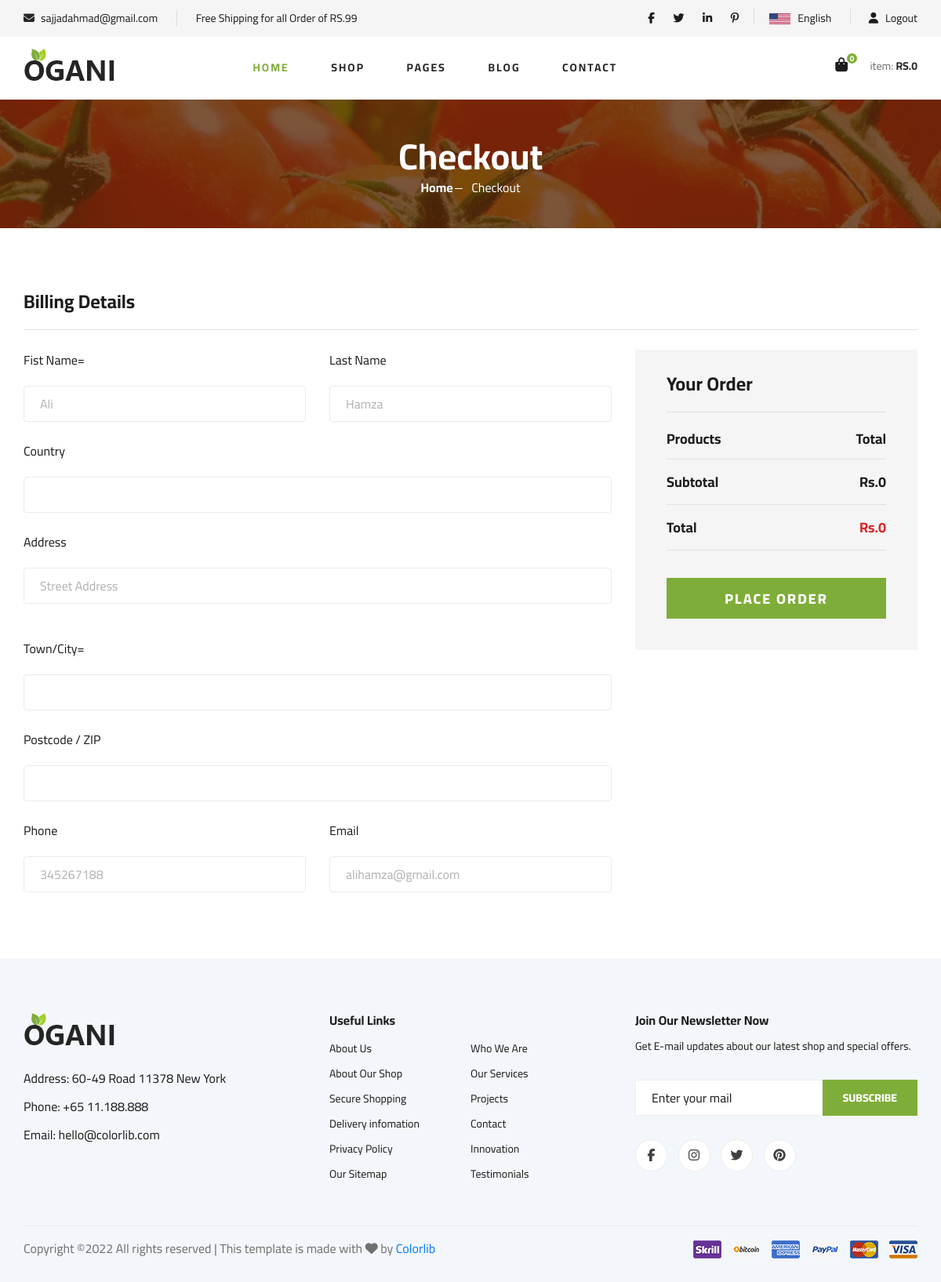
Screenshot of /checkout.php (signed in) with the database file from the repository.
### tables this page shows
CREATE TABLE `user` (
  `uid` bigint(20) NOT NULL,
  `firstname` varchar(255) NOT NULL,
  `lastname` varchar(255) NOT NULL,
  `username` varchar(255) NOT NULL,
  `password` varchar(255) NOT NULL,
  `email` varchar(255) NOT NULL,
  `contact` bigint(255) NOT NULL,
  `datecreated` date NOT NULL DEFAULT current_timestamp(),
  `image` varchar(255) NOT NULL,
  `role` tinyint(1) NOT NULL
);

### checkout.php (the view, shortened to what this page needs)
<!DOCTYPE html>
<html lang="zxx">
<head>
    <link rel="stylesheet" href="css/bootstrap.min.css" type="text/css">
    <link rel="stylesheet" href="css/font-awesome.min.css" type="text/css">
    <link rel="stylesheet" href="css/elegant-icons.css" type="text/css">
    <link rel="stylesheet" href="css/nice-select.css" type="text/css">
    <link rel="stylesheet" href="css/jquery-ui.min.css" type="text/css">
    <link rel="stylesheet" href="css/owl.carousel.min.css" type="text/css">
    <link rel="stylesheet" href="css/slicknav.min.css" type="text/css">
    <link rel="stylesheet" href="css/style.css" type="text/css">
    <link href="https://netdna.bootstrapcdn.com/font-awesome/3.2.1/css/font-awesome.css" rel="stylesheet">
</head>
<body>
    <header class="header">
        <div class="header__top">
            <div class="container">
                <div class="row">
                    <div class="col-lg-6 col-md-6">
                        <div class="header__top__left">
                            <ul>
                                <li><i class="fa fa-envelope"></i> sajjadahmad@gmail.com</li>
                                <li>Free Shipping for all Order of RS.99</li>
                            </ul>
                        </div>
                    </div>
                    <div class="col-lg-6 col-md-6">
                        <div class="header__top__right">
                            <div class="header__top__right__social">
                                <a href="#"><i class="fa fa-facebook"></i></a>
                                <a href="#"><i class="fa fa-twitter"></i></a>
                                <a href="#"><i class="fa fa-linkedin"></i></a>
                                <a href="#"><i class="fa fa-pinterest-p"></i></a>
                            </div>
                            <div class="header__top__right__language">
                                <img src="img/language.png" alt="">
                                <div>English</div>
                            </div>
                            <div class="header__top__right__auth">
                                <?php
                                include 'dbconnection.php';
                                if (isset($_SESSION['username'])) {
                                    echo '<a href="logout.php"><i class="fa fa-user"></i> Logout</a>';
                                } else {
                                    echo '<a href="login.php"><i class="fa fa-user"></i> Login</a>';
                                }
                                ?>
                            </div>
                        </div>
                    </div>
                </div>
            </div>
        </div>
        <div class="container">
            <div class="row">
                <div class="col-lg-3">
                    <div class="header__logo">
                        <a href="./index.html"><img src="images/logo.png" alt=""></a>
                    </div>
                </div>
                <div class="col-lg-6">
                    <nav class="header__menu">
                        <ul>
                            <li class="active"><a href="./index.html">Home</a></li>
                            <li><a href="./shop-grid.html">Shop</a></li>
                            <li><a href="#">Pages</a>
                            </li>
                            <li><a href="./blog.html">Blog</a></li>
                            <li><a href="./contact.html">Contact</a></li>
                        </ul>
                    </nav>
                </div>
                <div class="col-lg-3">
                    <div class="header__cart">
                        <ul>
                            <li><a><i class="fa fa-shopping-bag" id="cartdetail"></i><span><?php
                                                                                            if (isset($_SESSION['cart'])) {
                                                                                                $quantityarray = array_column($_SESSION['cart'], "pquantity");
                                                                                                $sumqty = array_sum($quantityarray);
                                                                                                echo $sumqty;
                                                                                            } else {
                                                                                                echo 0;
                                                                                            } ?></span></a></li>
                        </ul>
                        <div class="header__cart__price">item: <span>RS.<?php
                                                                        if (isset($_SESSION['cart'])) {
                                                                            $pricearray = array_column($_SESSION['cart'], "pprice");
                                                                            $sumprice = array_sum($pricearray);
                                                                            echo $sumprice;
                                                                        } else {
                                                                            echo 0.0;
                                                                        }
                                                                        ?></span></div>
                    </div>
                </div>
            </div>
        </div>
    </header>
    <section class="breadcrumb-section set-bg" data-setbg="img/breadcrumb.jpg">
        <div class="container">
            <div class="row">
                <div class="col-lg-12 text-center">
                    <div class="breadcrumb__text">
                        <h2>Checkout</h2>
                        <div class="breadcrumb__option">
                            <a href="./index.html">Home</a>
                            <span>Checkout</span>
                        </div>
                    </div>
                </div>
            </div>
        </div>
    </section>
    <section class="checkout spad">
        <div class="container">
            <div class="checkout__form">
                <h4>Billing Details</h4>
                <form id="addressform">
                    <div class="row">
                        <div class="col-lg-8 col-md-6">
                            <div class="row">
                                <div class="col-lg-6">
                                    <div class="checkout__input">
                                        <?php if (isset($_SESSION['userid'])) {
                                            $id = $_SESSION['userid'];
                                            $sql = "select * from user where uid =$id";
                                            $result = mysqli_query($link, $sql);
                                            $row = mysqli_fetch_assoc($result);
                                            $firstname = $row['firstname'];
                                            $lastname = $row['lastname'];
                                            $contact = $row['contact'];
                                            $email = $row['email'];
                                        }
                                        ?>
                                        <p>Fist Name=</p>
                                        <input type="text" name="firstname" value="<?php echo $firstname ?>" required>
                                    </div>
                                </div>
                                <div class="col-lg-6">
                                    <div class="checkout__input">
                                        <p>Last Name</p>
                                        <input type="text" name="lastname" value="<?php echo $lastname ?>" required>
                                    </div>
                                </div>
                            </div>
                            <div class="checkout__input">
                                <p>Country</p>
                                <input type="text" name="country" id="country">
                            </div>
                            <div class="checkout__input">
                                <p>Address</p>
                                <input type="text" name="address" id="address" placeholder="Street Address" class="checkout__input__add">
                            </div>
                            <div class="checkout__input">
                                <p>Town/City=</p>
                                <input type="text" name="city" id="city">
                            </div>
                            <div class="checkout__input">
                                <p>Postcode / ZIP</p>
                                <input type="text" name="zipcode" id="zipcode">
                            </div>
                            <div class="row">
                                <div class="col-lg-6">
                                    <div class="checkout__input">
                                        <p>Phone</p>
                                        <input type="text" id="contact" value="<?php echo $contact ?>" required>
                                    </div>
                                </div>
                                <div class="col-lg-6">
                                    <div class="checkout__input">
                                        <p>Email</p>
                                        <input type="email" id="email" value="<?php echo $email ?>" required>
                                    </div>
                                </div>
                            </div>
                        </div>
                        <div class="col-lg-4 col-md-6">
                            <div class="checkout__order">
                                <h4>Your Order</h4>
                                <div class="checkout__order__products">Products <span>Total</span></div>
                                <?php
                                $total = 0;
                                echo '<div class="checkout__order__subtotal">Subtotal <span>Rs.' . $total . '</span></div>
                                <div class="checkout__order__total">Total <span>Rs.' . $total . '</span></div>';
                                ?>
                                <button type="submit" class="site-btn" id="submit">PLACE ORDER</button>
                            </div>
                        </div>
                    </div>
                </form>
            </div>
        </div>
    </section>
    <footer class="footer spad">
        <div class="container">
            <div class="row">
                <div class="col-lg-3 col-md-6 col-sm-6">
                    <div class="footer__about">
                        <div class="footer__about__logo">
                            <a href="./index.html"><img src="img/logo.png" alt=""></a>
                        </div>
                        <ul>
                            <li>Address: 60-49 Road 11378 New York</li>
                            <li>Phone: +65 11.188.888</li>
                            <li>Email: hello@colorlib.com</li>
                        </ul>
                    </div>
                </div>
                <div class="col-lg-4 col-md-6 col-sm-6 offset-lg-1">
                    <div class="footer__widget">
                        <h6>Useful Links</h6>
                        <ul>
                            <li><a href="#">About Us</a></li>
                            <li><a href="#">About Our Shop</a></li>
                            <li><a href="#">Secure Shopping</a></li>
                            <li><a href="#">Delivery infomation</a></li>
                            <li><a href="#">Privacy Policy</a></li>
                            <li><a href="#">Our Sitemap</a></li>
                        </ul>
                        <ul>
                            <li><a href="#">Who We Are</a></li>
                            <li><a href="#">Our Services</a></li>
                            <li><a href="#">Projects</a></li>
                            <li><a href="#">Contact</a></li>
                            <li><a href="#">Innovation</a></li>
                            <li><a href="#">Testimonials</a></li>
                        </ul>
                    </div>
                </div>
                <div class="col-lg-4 col-md-12">
                    <div class="footer__widget">
                        <h6>Join Our Newsletter Now</h6>
                        <p>Get E-mail updates about our latest shop and special offers.</p>
                        <form action="#">
                            <input type="text" placeholder="Enter your mail">
                            <button type="submit" class="site-btn">Subscribe</button>
                        </form>
                        <div class="footer__widget__social">
                            <a href="#"><i class="fa fa-facebook"></i></a>
                            <a href="#"><i class="fa fa-instagram"></i></a>
                            <a href="#"><i class="fa fa-twitter"></i></a>
                            <a href="#"><i class="fa fa-pinterest"></i></a>
                        </div>
                    </div>
                </div>
            </div>
            <div class="row">
                <div class="col-lg-12">
                    <div class="footer__copyright">
                        <div class="footer__copyright__text">
                            <p>
                                Copyright &copy; All rights reserved | This template is made with <i class="fa fa-heart" aria-hidden="true"></i> by <a href="https://colorlib.com" target="_blank">Colorlib</a>
                            </p>
                        </div>
                        <div class="footer__copyright__payment"><img src="img/payment-item.png" alt=""></div>
                    </div>
                </div>
            </div>
        </div>
    </footer>
</body>
</html>

### rows the page displays
user: firstname "Ali", lastname "Hamza", contact "345267188", email "alihamza@gmail.com"

### other values shown
$sumqty "0"
$sumprice "0"
$total "0"
